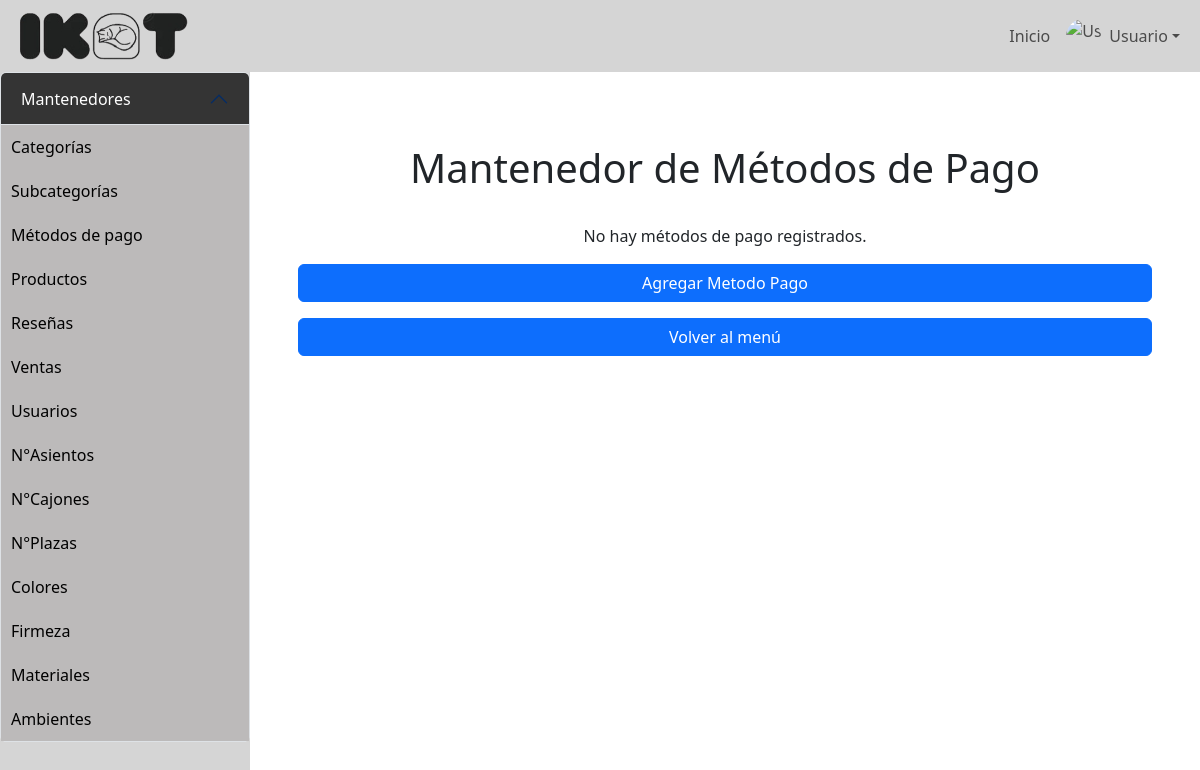
Page /mantenedores/Mantenedor_metodo_pago/mostrar_metodo_pago.php on the earlier database version.
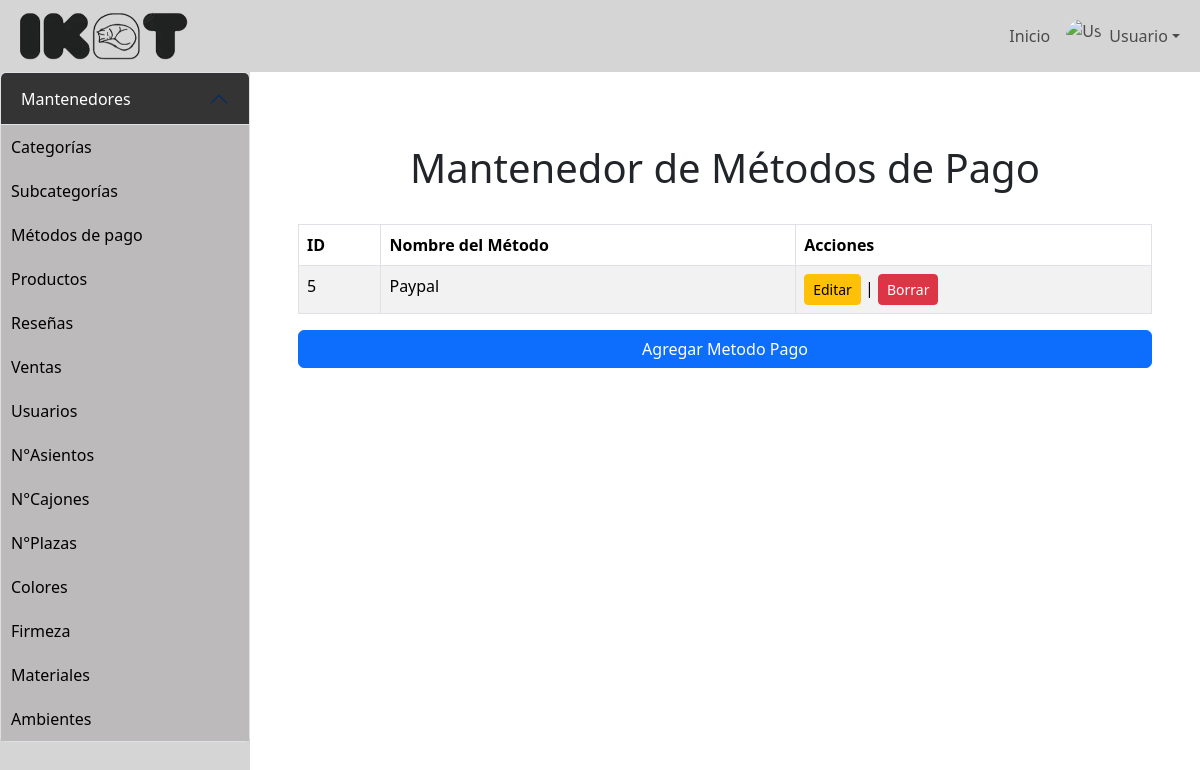
Same page on the later database version.
### tables this page shows
CREATE TABLE `metodo_pago` (
  `id_metodo` int(10) NOT NULL,
  `nombre_metodo` varchar(50) NOT NULL,
  `activo` tinyint(1) NOT NULL
);

### mantenedores/Mantenedor_metodo_pago/mostrar_metodo_pago.php (the view, shortened to what the changed rows need)
<?php
include '../../config/conexion.php';
?>
<!DOCTYPE html>
<html lang="en">
<head>
    <link href="https://cdn.jsdelivr.net/npm/bootstrap@5.3.3/dist/css/bootstrap.min.css" rel="stylesheet">
    <link rel="stylesheet" href="../menu/styles.css">
</head>
<body>
    <div class="d-flex">
        <div class="content-area flex-grow-1 p-5">
            <h1 class="text-center p-4">Mantenedor de Métodos de Pago</h1>
            <div class="table-responsive">
                <?php
                    $sql = "SELECT * FROM metodo_pago";
                    $result = $conn->query($sql);
                    if ($result->num_rows > 0) {
                        echo "<table class='table table-bordered table-striped'>
                                <thead class='thead-dark'>
                                    <tr>
                                        <th>ID</th>
                                        <th>Nombre del Método</th>
                                        <th>Acciones</th>
                                    </tr>
                                </thead>
                                <tbody>";
                        while($row = $result->fetch_assoc()) {
                            echo "<tr>
                                    <td>" . $row["id_metodo"] . "</td>
                                    <td>" . $row["nombre_metodo"] . "</td>
                                    <td>
                                        <a class='btn btn-warning btn-sm' data-bs-toggle='modal' data-bs-target='#editarMetodoPagoModal" . $row["id_metodo"] . "'>Editar</a> |
                                        <a href='borrar_metodo_pago.php?id=" . $row["id_metodo"] . "' class='btn btn-danger btn-sm'>Borrar</a>
                                    </td>
                                  </tr>";
                        }
                        echo "</tbody></table>";
                        echo "<a class='btn btn-primary mt-3 d-block' data-bs-toggle='modal' data-bs-target='#agregarMetodoPagoModal'>Agregar Metodo Pago</a>";
                    } else {
                        echo "<p class='text-center'>No hay métodos de pago registrados.</p>";
                        echo "<a class='btn btn-primary mt-3 d-block' data-bs-toggle='modal' data-bs-target='#agregarMetodoPagoModal'>Agregar Metodo Pago</a>";
                        echo "<a href='../menu/menu.html' class='btn btn-primary mt-3 d-block'>Volver al menú</a>";
                    }
                ?>
            </div>
        </div>
    </div>
</body>
</html>

Differences in the rows shown:
added metodo_pago: id_metodo "5", nombre_metodo "Paypal"
Other differences:
text no longer shown: "No hay métodos de pago registrados. Volver al menú"
text now shown: "ID Nombre del Método Acciones"
